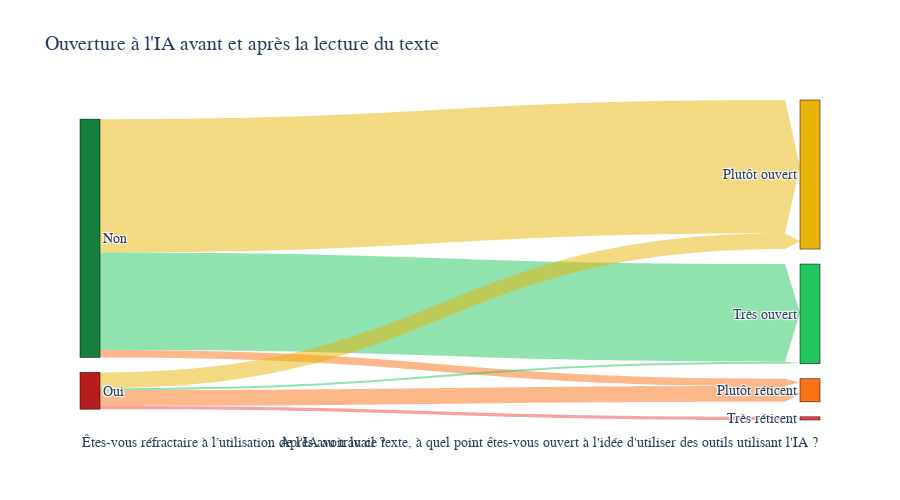

The cell this chart's notebook holds for it:
### Markdown cell above
### 🛣️ 2.2.ter Ouverture à l\'IA avant et après la lecture du texte

### Code cell
TINT = 3
TINT_DELTA = 2

df_before_after = df_survey[['Resistance', 'Openness']].copy()

# Count the occurrences of each flow
flow_counts = df_before_after.groupby(['Resistance', 'Openness'], observed=True).size().reset_index(name='count')

# Define the nodes and links for the Sankey diagram
labels = list(pd.concat([df_before_after['Resistance'], df_before_after['Openness']]).unique())

source = flow_counts['Resistance'].apply(lambda x: labels.index(x)).tolist()
target = flow_counts['Openness'].apply(lambda x: labels.index(x)).tolist()
value = flow_counts['count'].tolist()

# Define colors for each label based on specific criteria
colors = [
    C_GREEN[TINT] if label == 'Très ouvert' else
    C_YELLOW[TINT] if label == 'Plutôt ouvert' else
    C_ORANGE[TINT] if label == 'Plutôt réticent' else
    C_RED[TINT] if label == 'Très réticent' else
    C_RED[TINT+TINT_DELTA] if 'Oui' in label else
    C_GREEN[TINT+TINT_DELTA] for label in labels
]

# Create a dictionary to map labels to colors with added transparency
label_to_color_rgba = {
    label: f"rgba({int(color[1:3], 16)}, {int(color[3:5], 16)}, {int(color[5:7], 16)}, 0.5)"
    for label, color in zip(labels, colors)
}

# Generate a color scale for the links based on the target node's color with transparency
link_colors_rgba = [label_to_color_rgba[labels[t]] for t in target]

# Create the Sankey diagram
fig = go.Figure(data=[go.Sankey(
    node=dict(
        pad=15,
        thickness=20,
        line=dict(color="black", width=0.5),
        label=labels,
        color=colors
    ),
    link=dict(
        source=source,
        target=target,
        value=value,
        color=link_colors_rgba,
        arrowlen=15
    )
)], layout=go.Layout(
    height=500,
    font=dict(size=F_H3),
    title="Ouverture à l'IA avant et après la lecture du texte",
    title_font_size=F_H1
))

# Add annotations for the question names
fig.update_layout(
    annotations=[
        dict(
            x=0,
            y=-0.1,
            xref='paper',
            yref='paper',
            text="Êtes-vous réfractaire à l’utilisation de l'IA au travail ?",
            showarrow=False,
            font=dict(size=F_H3)
        ),
        dict(
            x=1,
            y=-0.1,
            xref='paper',
            yref='paper',
            text="Après avoir lu ce texte, à quel point êtes-vous ouvert à l'idée d'utiliser des outils utilisant l'IA ?",
            showarrow=False,
            font=dict(size=F_H3)
        )
    ]
)


fig.show()

### Figure 1 — Plotly figure (JSON) as saved in the notebook; plotly's stock layout.template omitted (floating-point values rounded to 4 significant figures)
{"data": [{"link": {"arrowlen": 15, "color": ["rgba(249, 115, 22, 0.5)", "rgba(234, 179, 8, 0.5)", "rgba(34, 197, 94, 0.5)", "rgba(239, 68, 68, 0.5)", "rgba(249, 115, 22, 0.5)", "rgba(234, 179, 8, 0.5)", "rgba(34, 197, 94, 0.5)"], "source": [0, 0, 0, 1, 1, 1, 1], "target": [4, 3, 2, 5, 4, 3, 2], "value": [7, 127, 93, 3, 15, 15, 2]}, "node": {"color": ["#15803d", "#b91c1c", "#22c55e", "#eab308", "#f97316", "#ef4444"], "label": ["Non", "Oui", "Très ouvert", "Plutôt ouvert", "Plutôt réticent", "Très réticent"], "line": {"color": "black", "width": 0.5}, "pad": 15, "thickness": 20}, "type": "sankey"}], "layout": {"annotations": [{"font": {"size": 14}, "showarrow": false, "text": "Êtes-vous réfractaire à l’utilisation de l'IA au travail ?", "x": 0, "xref": "paper", "y": -0.1, "yref": "paper"}, {"font": {"size": 14}, "showarrow": false, "text": "Après avoir lu ce texte, à quel point êtes-vous ouvert à l'idée d'utiliser des outils utilisant l'IA ?", "x": 1, "xref": "paper", "y": -0.1, "yref": "paper"}], "font": {"size": 14}, "height": 500, "title": {"font": {"size": 20}, "text": "Ouverture à l'IA avant et après la lecture du texte"}}}
